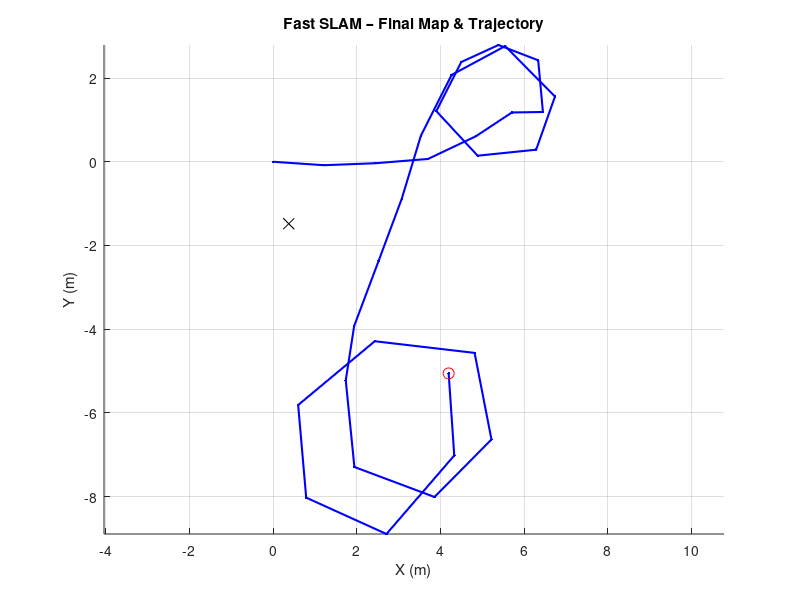

This figure's MATLAB source: (Note: this script raises an error after producing the figure.)

clear; close all; clc;

%% 1) Load data and set parameters
load('SLAM.mat');               % loads SLAM (31×19)
data      = SLAM;
dt        = 1;                  % assume 1 s between steps
N         = 100;                % number of particles
n_steps   = size(data,1);
n_lm      = 8;                  % 8 markers (4 walls × 2)
Q         = [0.01 0.001 0.002;   % process‐noise covariance (x,y,θ)
             0.001 0.01 0.002;
             0.002 0.002 0.015];
R         = 0.1 * eye(2);       % measurement noise

%% 2) Initialize particles
particles(N) = struct();
for i = 1:N
    particles(i).pose       = [0;0;0];                  % x, y, θ
    particles(i).weight     = 1/N;
    lm_template            = struct('mu',[0;0], ...
                                     'Sigma',1000*eye(2), ...
                                     'observed',false);
    particles(i).landmarks = repmat(lm_template, n_lm, 1);
end

best_traj = zeros(n_steps,3);

%% 3) Fast SLAM loop
for t = 2:n_steps
    u = data(t,2:3)';             % [v; ω]
    z = data(t,4:end);            % 16 measurements

    % --- 3.1) Motion update (sampled) ---
    for i = 1:N
        theta = particles(i).pose(3);
        % deterministic motion increment
        motion = [ u(1)*cos(theta)*dt;
                   u(1)*sin(theta)*dt;
                   u(2)*dt ];
        % sample 3×1 process noise
        w_t = mvnrnd([0;0;0], Q)';  
        particles(i).pose = particles(i).pose + motion + w_t;
    end

    % --- 3.2) Measurement & weight update ---
    for i = 1:N
        theta_i = particles(i).pose(3);
        for l = 1:n_lm
            zx = z(2*l-1); zy = z(2*l);
            if zx==0 && zy==0, continue; end

            lm = particles(i).landmarks(l);
            % initialize if first seen
            if ~lm.observed
                Rwb = [cos(theta_i), -sin(theta_i);
                       sin(theta_i),  cos(theta_i)];
                lm.mu        = particles(i).pose(1:2) + Rwb*[zx; zy];
                lm.Sigma     = 0.1*eye(2);
                lm.observed  = true;
            end

            % predicted measurement in body frame
            dx = lm.mu(1) - particles(i).pose(1);
            dy = lm.mu(2) - particles(i).pose(2);
            h  = [ cos(theta_i),  sin(theta_i);
                  -sin(theta_i),  cos(theta_i)] * [dx; dy];

            H = [ cos(theta_i),  sin(theta_i);
                 -sin(theta_i),  cos(theta_i)];

            S   = H*lm.Sigma*H' + R;
            K   = lm.Sigma*H'/S;
            y   = [zx; zy] - h;
            lm.mu    = lm.mu + K*y;
            lm.Sigma = (eye(2)-K*H)*lm.Sigma;

            % update weight
            particles(i).weight = particles(i).weight * mvnpdf(y, [0;0], S);
            particles(i).landmarks(l) = lm;
        end
    end

    % --- 3.3) Normalize weights ---
    Wtot = sum([particles.weight]);
    for i = 1:N
        particles(i).weight = particles(i).weight / Wtot;
    end

    % --- 3.4) Low‐variance resampling ---
    newparts = particles;
    r        = rand/N;         c = particles(1).weight; idx = 1;
    for m = 1:N
        U = r + (m-1)/N;
        while U > c
            idx = idx + 1;
            c   = c + particles(idx).weight;
        end
        newparts(m) = particles(idx);
        newparts(m).weight = 1/N;
    end
    particles = newparts;

    % --- 3.5) Record best particle's pose for trajectory ---
    [~, best_i]      = max([particles.weight]);
    best_traj(t,:)   = particles(best_i).pose';
end

%% 4) Plot final map & best trajectory
best_particle = particles(best_i);

figure; hold on; axis equal; grid on;
title('Fast SLAM – Final Map & Trajectory');
xlabel('X (m)'); ylabel('Y (m)');

% Dummy handles for clean legend
h_traj    = plot(NaN,NaN,'b.-','LineWidth',1.5,'DisplayName','Trajectory');
h_pose    = plot(NaN,NaN,'ro','MarkerSize',8,'DisplayName','Final Pose');
h_lm      = plot(NaN,NaN,'kx','MarkerSize',8,'DisplayName','Landmarks');
h_ell     = plot(NaN,NaN,'k-','LineWidth',1.2,'DisplayName','Landmark Uncertainty');
h_wall    = plot(NaN,NaN,'k-','LineWidth',1.2,'DisplayName','Walls');
h_head    = quiver(NaN,NaN,NaN,NaN,'r','MaxHeadSize',1,'LineWidth',1.5,'DisplayName','Heading');

% 4.1) Trajectory & final pose
plot(best_traj(:,1), best_traj(:,2), 'b.-', 'LineWidth',1.5);
plot(best_particle.pose(1), best_particle.pose(2), 'ro', 'MarkerSize',8);

% 4.2) Landmarks + ellipses
for l = 1:n_lm
    lm = best_particle.landmarks(l);
    if lm.observed
        plot(lm.mu(1), lm.mu(2), 'kx', 'MarkerSize',8);
        draw_ellipse(lm.mu, lm.Sigma, 'k');
    end
end

% 4.3) Connect each wall's two markers
for w = 1:4
    p1 = best_particle.landmarks(2*w-1).mu;
    p2 = best_particle.landmarks(2*w  ).mu;
    plot([p1(1),p2(1)], [p1(2),p2(2)], 'k-', 'LineWidth',1.2);
end

% 4.4) Draw heading arrow
pose = best_particle.pose;
a    = 0.3;
quiver(pose(1), pose(2), a*cos(pose(3)), a*sin(pose(3)), ...
       'r','MaxHeadSize',1,'LineWidth',1.5);

legend('Location','best');

%% helper: draw_ellipse
function h = draw_ellipse(mu, Sigma, color)
    [V, D] = eig(Sigma);
    t      = linspace(0,2*pi,100);
    a_pts  = (V*sqrt(D))*[cos(t); sin(t)];
    h      = plot(mu(1)+a_pts(1,:), mu(2)+a_pts(2,:), color, 'LineWidth',1.2);
end
